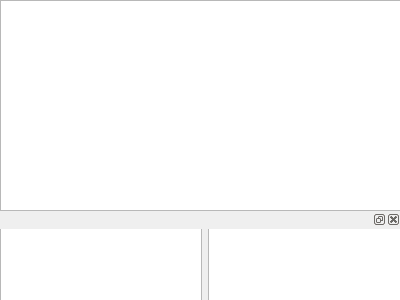
<?xml version="1.0" encoding="UTF-8"?>
<ui version="4.0">
 <class>blocksForm</class>
 <widget class="QWidget" name="blocksForm">
  <property name="geometry">
   <rect>
    <x>0</x>
    <y>0</y>
    <width>400</width>
    <height>300</height>
   </rect>
  </property>
  <property name="windowTitle">
   <string>Form</string>
  </property>
  <widget class="QTableWidget" name="tableWidget">
   <property name="geometry">
    <rect>
     <x>0</x>
     <y>0</y>
     <width>401</width>
     <height>211</height>
    </rect>
   </property>
  </widget>
  <widget class="QDockWidget" name="preview_dockWidget">
   <property name="geometry">
    <rect>
     <x>0</x>
     <y>210</y>
     <width>401</width>
     <height>91</height>
    </rect>
   </property>
   <widget class="QWidget" name="dockWidgetContents">
    <widget class="QWidget" name="horizontalLayoutWidget">
     <property name="geometry">
      <rect>
       <x>0</x>
       <y>-1</y>
       <width>411</width>
       <height>81</height>
      </rect>
     </property>
     <layout class="QHBoxLayout" name="horizontalLayout">
      <item>
       <widget class="QTableWidget" name="preview_tableWidget"/>
      </item>
      <item>
       <widget class="QTextBrowser" name="preview_textBrowser"/>
      </item>
     </layout>
    </widget>
   </widget>
  </widget>
 </widget>
 <resources/>
 <connections/>
</ui>
